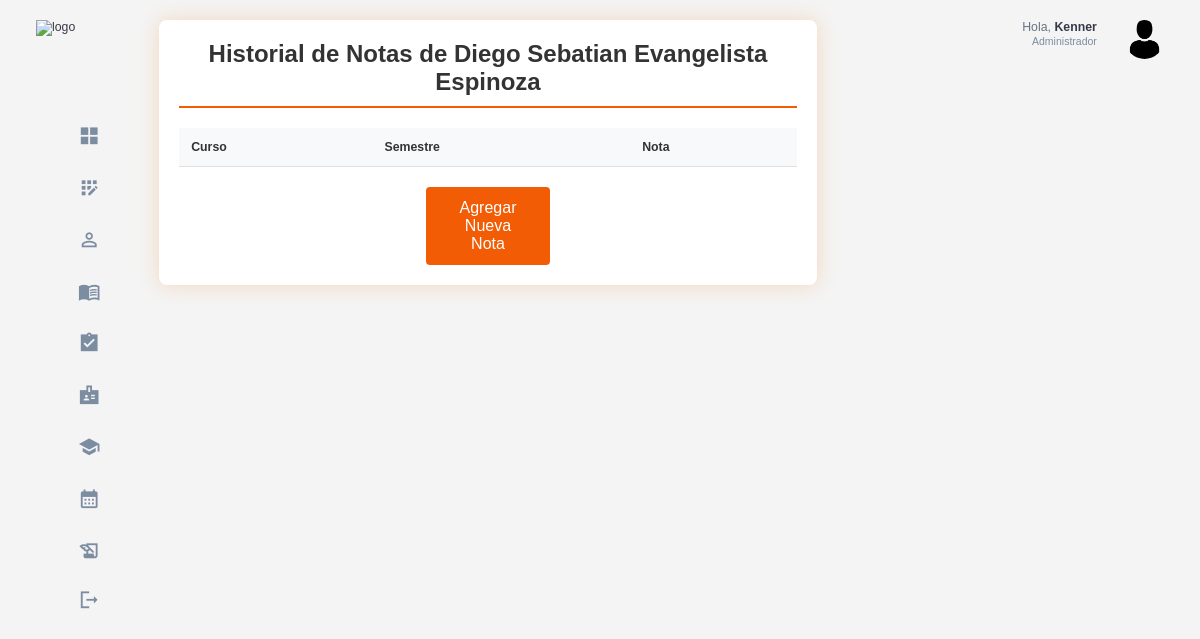
/cursos/historial/3/ (signed in), run on an earlier commit of the app's database.
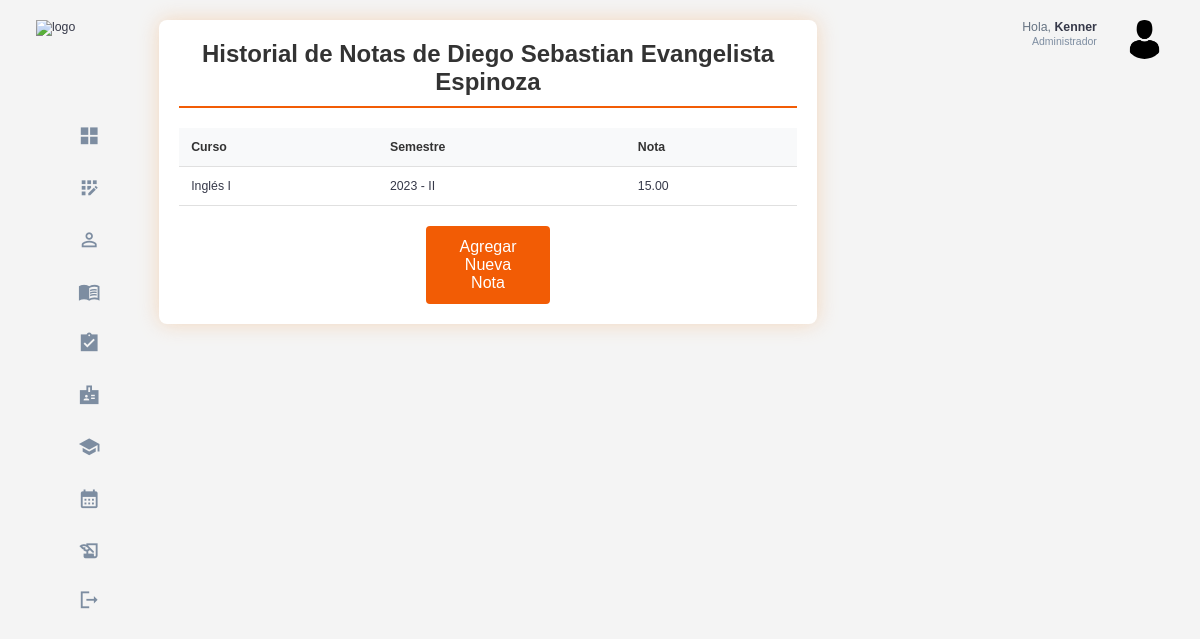
And on a later commit of the database.
### estudiantes/models.py (models this page shows, shortened)
class Estudiante(models.Model):
    usuario = models.OneToOneField(Usuario, on_delete=models.CASCADE)
    codigo = models.CharField(max_length=10,unique=True)
    base = models.CharField(max_length=20)
    carrera = models.CharField(max_length=100)
    activo = models.BooleanField(default=True)

class InformacionPersonal(models.Model):
    estudiante = models.OneToOneField(Estudiante, on_delete=models.CASCADE)
    dni =  models.CharField(max_length=8,unique= True)
    nombre = models.CharField(max_length=100)
    apellido = models.CharField(max_length=100)
    fecha_nacimiento = models.DateField()

### usuarios/models.py (models this page shows, shortened)
class Usuario(AbstractUser):
    id = models.AutoField(primary_key=True)
    rol = models.ForeignKey(Rol, on_delete=models.CASCADE, null=True, blank=False)

### cursos/models.py (models this page shows, shortened)
class HistorialNotas(models.Model):
    estudiante = models.ForeignKey(Estudiante, on_delete=models.CASCADE, related_name='historial_notas')
    curso = models.ForeignKey(Curso, on_delete=models.CASCADE, related_name='historial_notas')
    nota = models.DecimalField(max_digits=5, decimal_places=2)  # Campo para la nota
    semestre = models.ForeignKey('semestre.Semestre', on_delete=models.CASCADE, related_name='historial_notas')  # Usa la cadena aquí también
    class Meta:
        unique_together = ('estudiante', 'curso','semestre')

class Curso(models.Model):
    codigo = models.CharField(max_length=10, unique=True)  # Campo único
    nombre = models.CharField(max_length=100)
    descripcion = models.TextField(null=True, blank=True)
    creditos = models.IntegerField()
    ciclo = models.IntegerField(validators=[MinValueValidator(1), MaxValueValidator(10)])
    pre_requisitos = models.ManyToManyField('self', symmetrical=False, related_name='requisitos_para', blank=True)

### semestre/models.py (models this page shows, shortened)
class Semestre(models.Model):
    PERIODO_CHOICES = (
        ('I', 'Primero'),
        ('II', 'Segundo'),
    )
    año = models.PositiveIntegerField()  # Por ejemplo, 2024
    periodo = models.CharField(max_length=2, choices=PERIODO_CHOICES)  # I o II
    fecha_inicio = models.DateField()
    fecha_fin = models.DateField()
    estado = models.BooleanField(default=False)  # Indica si el semestre está activo
    class Meta:
        unique_together = ('año', 'periodo')  # Evita duplicados de año y periodo
    def __str__(self):
        return f"{self.año} - {self.periodo}"

### usuarios/decorators.py (the view)
        def _wrapped_view(request, *args, **kwargs):
            if request.user.is_authenticated and (request.user.rol.nombre_rol == role or request.user.rol.is_admin):
                return view_func(request, *args, **kwargs)
            else:
                raise PermissionDenied  # Lanza un error si no tiene el rol correcto

### cursos/views.py (called while the page is built)
@login_required
@role_required('Administrador')
def historial_notas_estudiante(request, estudiante_id):
    estudiante = get_object_or_404(Estudiante, pk=estudiante_id)
    historial = estudiante.historial_notas.all()  # Obtiene todas las notas del estudiante
    context = {
        'estudiante': estudiante,
        'historial': historial,  # Solo se muestra el historial aquí
    }
    return render(request, 'estudiantes/historial_notas_estudiante.html', context)

### templates/estudiantes/historial_notas_estudiante.html (shortened to what this page needs)
{% extends 'base.html' %}
{% load static %}
{% block extra_css %}
    <link rel="stylesheet" href="{% static 'css/student_list.css' %}">
{% endblock %}
{% block content %}
<div class="student-list-container">
    <h2>Historial de Notas de <td>{{ estudiante.informacionpersonal.nombre }} {{ estudiante.informacionpersonal.apellido }}</td></h2>
    <div class="table-responsive">
        <table class="student-table">
            <thead>
                <tr>
                    <th>Curso</th>
                    <th>Semestre</th>
                    <th>Nota</th>
                </tr>
            </thead>
            <tbody>
                {% for nota in historial %}
                <tr>
                    <td>{{ nota.curso.nombre }}</td>
                    <td>{{ nota.semestre }}</td>
                    <td>{{ nota.nota }}</td>
                </tr>
                {% endfor %}
            </tbody>
        </table>
        <a href="{% url 'agregar_nota' estudiante.id %}" class="btn btn-add">Agregar Nueva Nota</a>
    </div>
</div>
{% endblock %}

### templates/base.html (shortened to what this page needs)
{% load static %}
<!DOCTYPE html>
<html lang="en">
<head>
    <link rel="stylesheet" href="{% static 'css/base.css' %}">
    {% block extra_css %}{% endblock %}
</head>
<body>
    <div class="container">
        <aside>
            <div class="top">
                <div class="logo">
                    <img src="/static/assets/logo_base.png" alt="logo">
                </div>
            </div>
            <div class="sidebar">
                <a href="{% url 'home_admin' %}" class="active">
                    <span class="material-icons-sharp">grid_view</span>
                </a>
                <a href="{% url 'registrar_usuario' %}" >
                    <span class="material-icons-sharp">app_registration</span>
                </a>
                <a href="{% url 'listar_estudiantes' %}">
                    <span class="material-icons-sharp">person_outline</span>
                </a>
                <a href="{% url 'listar_cursos' %}">
                    <span class="material-icons-sharp">menu_book</span>
                </a>
                <a href="{% url 'listar_estudiantes_historial' %}">
                    <span class="material-icons-sharp">assignment_turned_in</span>
                </a>
                <a href="{% url 'listar_profesores' %}">
                    <span class="material-icons-sharp">badge</span>
                </a>
                <a href="{% url 'listar_semestres' %}">
                    <span class="material-icons-sharp">school</span>
                </a>
                <a href="{% url 'listar_horarios' %}">
                    <span class="material-icons-sharp">calendar_month</span>
                <a href="{% url 'listar_matriculas' %}">
                    <span class="material-icons-sharp">history_edu</span>
                </a>
                <a href="{% url 'signout' %}">
                    <span class="material-icons-sharp">logout</span>
                </a>
            </div>
        </aside>
        <main>
            {% block content %}
            {% endblock %}
        </main>
        <div class="right">
            <div class="top">
                <div class="profile">
                    <div class="info">
                        <p>Hola, <b>{{ request.user.username }}</b></p>
                        <small class="text-muted">Administrador</small>
                    </div>
                    <div class="profile-photo">
                        <img src="/static/assets/perfil_admin.png" alt="perfil_admin">
                    </div>
                </div>
            </div>
        </div>
    </div>
</body>
</html>

### static/css/base.css (style rules this page uses)
:root { --color-primary: #F25C05; --color-danger: #F26938; --color-success: #41f1b6; --color-warning: #F2A172; --color-white: #fff; --color-info-dark: #7d8da1; --color-info-light: #dce1eb; --color-dark: #363949; --color-light: #f2a1724f; --color-primary-variant: #8f5100; --color-dark-variant: #677483; --color-background: #f6f6f9; --card-border-radius: 2rem; --border-radius-1: 0.4rem; --border-radius-2: 0.8rem; --border-radius-3: 1.2rem; --card-padding: 1.8rem; --padding-1: 1.2rem; --box-shadow: 0 2rem 3rem var(--color-light) }
* { margin: 0; padding: 0; outline: 0; appearance: none; border: 0; text-decoration: none; list-style: none; box-sizing: border-box; }
html { font-size: 14px; }
body { width: 100vw; height: 100vh; font-family: Arial, sans-serif; font-size: 0.88rem; background: var(--color-background); user-select: none; overflow-x: hidden; color: var(--color-dark); }
.container { display: grid; width: 96%; margin: 0 auto; gap: 1.8rem; grid-template-columns: 16rem auto 23rem; }
a { color: var(--color-dark); }
img { display: block; width: 100%; }
h2 { font-size: 1.4rem; }
small { font-size: 0.75rem; }
.profile-photo { width: 2.8rem; height: 2.8rem; border-radius: 50%; overflow: hidden; }
.text-muted { color: var(--color-info-dark); }
p { color: var(--color-dark-variant); }
b { color: var(--color-dark); }
aside { height: 100vh; width: 16rem; }
aside .top { display: flex; align-items: center; justify-content: space-between; margin-top: 1.4rem; }
aside .logo { display: flex; gap: 0.8rem; }
aside .logo img { width: 12.5rem; height: 4.5rem; }
aside .sidebar { display: flex; flex-direction: column; height: 86vh; position: relative; top: 3rem; }
aside .sidebar a { display: flex; color: var(--color-info-dark); margin-left: 2rem; gap: 1rem; align-items: center; position: relative; height: 3.7rem; transition: all 300ms ease; padding: 0 1rem; white-space: nowrap; overflow: hidden; text-overflow: ellipsis; }
aside .sidebar a span { font-size: 1.6rem; transition: all 300ms ease; }
aside .sidebar a:last-child { position: absolute; bottom: 2rem; width: 100%; }
main { margin-top: 1.4rem; }
.right { margin-top: 1.4rem; }
.right .top { display: flex; justify-content: end; gap: 2rem; }
.right .top .profile { display: flex; gap: 2rem; text-align: right; }
@media screen and (max-width: 1200px) { .container { width: 94%; grid-template-columns: 7rem auto 23rem; } }
@media screen and (max-width: 1200px) { aside .sidebar a { width: 5.6rem; } }
@media screen and (max-width: 1200px) { aside .sidebar a:last-child { position: relative; margin-top: 1.8rem; } }
@media screen and (max-width: 1200px) { aside .logo img { top: 10px; width: 8.2rem; height: 3.5rem; } }

### static/css/student_list.css (style rules this page uses)
body { margin: 0; padding: 0; font-family: Arial, sans-serif; background-color: #f4f4f4; }
.student-list-container { width: 100%; max-width: 1200px; margin: 0 auto; padding: 20px; background-color: #ffffff; border-radius: 8px; box-shadow: 0 0 20px rgba(243, 184, 128, 0.473); box-sizing: border-box; }
.student-list-container h2 { text-align: center; margin-bottom: 20px; padding-bottom: 10px; border-bottom: 2px solid #F25C05; color: #333; font-size: 24px; }
.table-responsive { overflow-x: auto; -webkit-overflow-scrolling: touch; }
.student-table { width: 100%; border-collapse: collapse; margin-bottom: 20px; }
.student-table th, .student-table td { padding: 12px; text-align: left; border-bottom: 1px solid #e0e0e0; }
.student-table th { background-color: #f8f9fa; font-weight: bold; color: #333; }
.btn { display: inline-block; padding: 8px 12px; border: none; border-radius: 4px; cursor: pointer; font-size: 14px; text-decoration: none; transition: background-color 0.3s; text-align: center; }
.btn-add { background-color: #F25C05; color: #fff; padding: 12px 20px; font-size: 16px; display: block; width: 20%; margin: auto; }

What changed in the data, as far as the page shows it:
changed through a linked row, Estudiante "Evangelista Espinoza": informacionpersonal.nombre "Diego Sebatian" → "Diego Sebastian"
added HistorialNotas: curso.nombre "Inglés I", semestre "2023 - II", nota "15.00"
